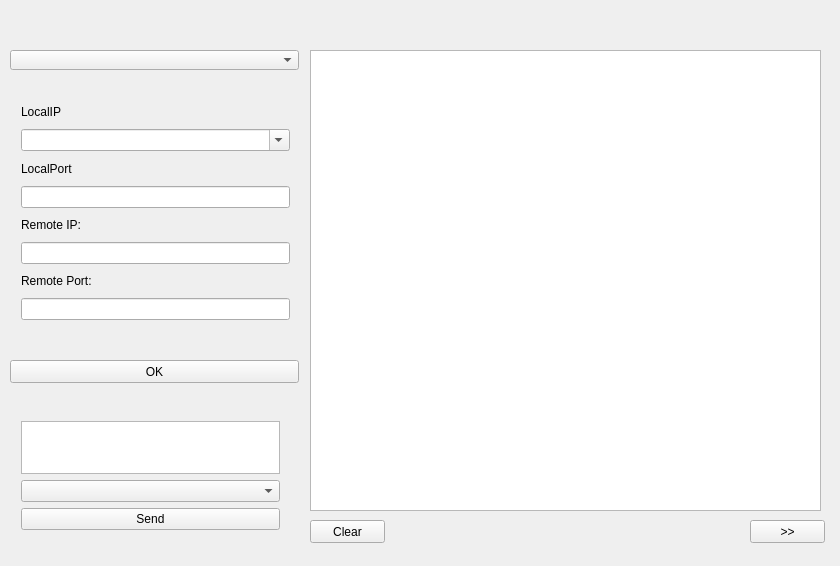
<?xml version="1.0" encoding="UTF-8"?>
<ui version="4.0">
 <class>MainWindow</class>
 <widget class="QMainWindow" name="MainWindow">
  <property name="geometry">
   <rect>
    <x>0</x>
    <y>0</y>
    <width>840</width>
    <height>566</height>
   </rect>
  </property>
  <property name="windowTitle">
   <string>MainWindow</string>
  </property>
  <widget class="QWidget" name="centralWidget">
   <widget class="QPlainTextEdit" name="teLog">
    <property name="geometry">
     <rect>
      <x>310</x>
      <y>50</y>
      <width>511</width>
      <height>461</height>
     </rect>
    </property>
    <property name="lineWrapMode">
     <enum>QPlainTextEdit::WidgetWidth</enum>
    </property>
   </widget>
   <widget class="QWidget" name="verticalLayoutWidget">
    <property name="geometry">
     <rect>
      <x>10</x>
      <y>90</y>
      <width>291</width>
      <height>241</height>
     </rect>
    </property>
    <layout class="QVBoxLayout" name="verticalLayout">
     <item>
      <widget class="QLabel" name="lbLocalIP">
       <property name="text">
        <string>LocalIP</string>
       </property>
      </widget>
     </item>
     <item>
      <widget class="QComboBoxPlus" name="cbbLocalIP">
       <property name="editable">
        <bool>true</bool>
       </property>
      </widget>
     </item>
     <item>
      <widget class="QLabel" name="lbLocalPort">
       <property name="text">
        <string>LocalPort</string>
       </property>
      </widget>
     </item>
     <item>
      <widget class="QLineEdit" name="leLocalPort">
       <property name="text">
        <string/>
       </property>
      </widget>
     </item>
     <item>
      <widget class="QLabel" name="lbRemoteIP">
       <property name="text">
        <string>Remote IP:</string>
       </property>
      </widget>
     </item>
     <item>
      <widget class="QLineEdit" name="leRemoteIP"/>
     </item>
     <item>
      <widget class="QLabel" name="lbRemotePort">
       <property name="text">
        <string>Remote Port:</string>
       </property>
      </widget>
     </item>
     <item>
      <widget class="QLineEdit" name="leRemotePort"/>
     </item>
    </layout>
   </widget>
   <widget class="QPushButton" name="btnOC">
    <property name="geometry">
     <rect>
      <x>10</x>
      <y>360</y>
      <width>289</width>
      <height>23</height>
     </rect>
    </property>
    <property name="text">
     <string>OK</string>
    </property>
   </widget>
   <widget class="QComboBox" name="cbbModeSelect">
    <property name="geometry">
     <rect>
      <x>10</x>
      <y>50</y>
      <width>289</width>
      <height>20</height>
     </rect>
    </property>
   </widget>
   <widget class="QWidget" name="verticalLayoutWidget_2">
    <property name="geometry">
     <rect>
      <x>10</x>
      <y>410</y>
      <width>281</width>
      <height>131</height>
     </rect>
    </property>
    <layout class="QVBoxLayout" name="verticalLayout_2">
     <item>
      <widget class="QPlainTextEdit" name="teTXData"/>
     </item>
     <item>
      <widget class="QComboBox" name="cbbTXEndWith"/>
     </item>
     <item>
      <widget class="QPushButton" name="btnTX">
       <property name="text">
        <string>Send</string>
       </property>
      </widget>
     </item>
    </layout>
   </widget>
   <widget class="QPushButton" name="btnClear">
    <property name="geometry">
     <rect>
      <x>310</x>
      <y>520</y>
      <width>75</width>
      <height>23</height>
     </rect>
    </property>
    <property name="text">
     <string>Clear</string>
    </property>
   </widget>
   <widget class="QPushButton" name="btnTXDatasOC">
    <property name="geometry">
     <rect>
      <x>750</x>
      <y>520</y>
      <width>75</width>
      <height>23</height>
     </rect>
    </property>
    <property name="text">
     <string>&gt;&gt;</string>
    </property>
   </widget>
  </widget>
 </widget>
 <layoutdefault spacing="6" margin="11"/>
 <customwidgets>
  <customwidget>
   <class>QComboBoxPlus</class>
   <extends>QComboBox</extends>
   <header>utilUiElement.h</header>
  </customwidget>
 </customwidgets>
 <resources/>
 <connections/>
</ui>
